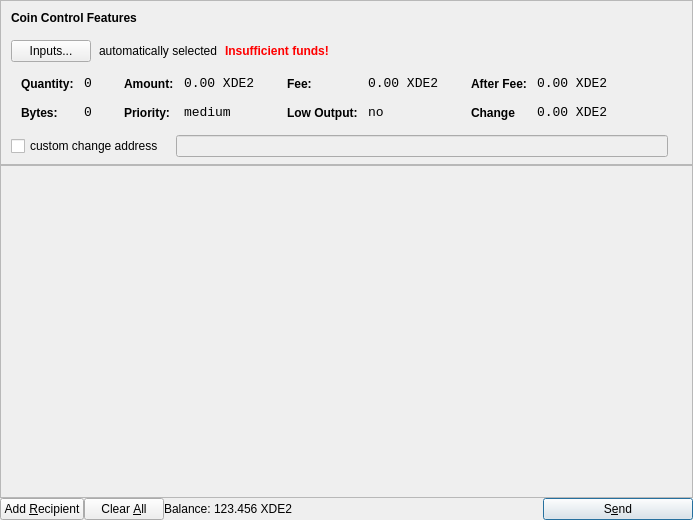
<?xml version="1.0" encoding="UTF-8"?>
<ui version="4.0">
 <class>SendCoinsDialog</class>
 <widget class="QDialog" name="SendCoinsDialog">
  <property name="geometry">
   <rect>
    <x>0</x>
    <y>0</y>
    <width>693</width>
    <height>520</height>
   </rect>
  </property>
  <property name="maximumSize">
   <size>
    <width>693</width>
    <height>524</height>
   </size>
  </property>
  <property name="windowTitle">
   <string>Send Coins</string>
  </property>
  <property name="styleSheet">
   <string notr="true">QLabel {color: #c5b358;} QDialog { background-color: black;}
margin-left:13px;</string>
  </property>
  <layout class="QVBoxLayout" name="verticalLayout" stretch="0,1,0">
   <property name="spacing">
    <number>0</number>
   </property>
   <property name="leftMargin">
    <number>0</number>
   </property>
   <property name="topMargin">
    <number>0</number>
   </property>
   <property name="rightMargin">
    <number>0</number>
   </property>
   <property name="bottomMargin">
    <number>0</number>
   </property>
   <item>
    <widget class="QFrame" name="frameCoinControl">
     <property name="sizePolicy">
      <sizepolicy hsizetype="Expanding" vsizetype="Expanding">
       <horstretch>0</horstretch>
       <verstretch>0</verstretch>
      </sizepolicy>
     </property>
     <property name="maximumSize">
      <size>
       <width>693</width>
       <height>524</height>
      </size>
     </property>
     <property name="styleSheet">
      <string notr="true"/>
     </property>
     <property name="frameShape">
      <enum>QFrame::StyledPanel</enum>
     </property>
     <property name="frameShadow">
      <enum>QFrame::Sunken</enum>
     </property>
     <layout class="QVBoxLayout" name="verticalLayoutCoinControl2">
      <property name="spacing">
       <number>6</number>
      </property>
      <property name="leftMargin">
       <number>0</number>
      </property>
      <property name="topMargin">
       <number>0</number>
      </property>
      <property name="rightMargin">
       <number>0</number>
      </property>
      <property name="bottomMargin">
       <number>6</number>
      </property>
      <item>
       <layout class="QVBoxLayout" name="verticalLayoutCoinControl" stretch="0,0,0,0,1">
        <property name="spacing">
         <number>0</number>
        </property>
        <property name="leftMargin">
         <number>10</number>
        </property>
        <property name="topMargin">
         <number>10</number>
        </property>
        <item>
         <layout class="QHBoxLayout" name="horizontalLayoutCoinControl1">
          <property name="bottomMargin">
           <number>15</number>
          </property>
          <item>
           <widget class="QLabel" name="labelCoinControlFeatures">
            <property name="sizePolicy">
             <sizepolicy hsizetype="Preferred" vsizetype="Maximum">
              <horstretch>0</horstretch>
              <verstretch>0</verstretch>
             </sizepolicy>
            </property>
            <property name="font">
             <font>
              <weight>75</weight>
              <bold>true</bold>
             </font>
            </property>
            <property name="styleSheet">
             <string notr="true">font-weight:bold;</string>
            </property>
            <property name="text">
             <string>Coin Control Features</string>
            </property>
           </widget>
          </item>
         </layout>
        </item>
        <item>
         <layout class="QHBoxLayout" name="horizontalLayoutCoinControl2" stretch="0,0,0,0">
          <property name="spacing">
           <number>8</number>
          </property>
          <property name="bottomMargin">
           <number>10</number>
          </property>
          <item>
           <widget class="QPushButton" name="pushButtonCoinControl">
            <property name="styleSheet">
             <string notr="true"/>
            </property>
            <property name="text">
             <string>Inputs...</string>
            </property>
           </widget>
          </item>
          <item>
           <widget class="QLabel" name="labelCoinControlAutomaticallySelected">
            <property name="text">
             <string>automatically selected</string>
            </property>
            <property name="margin">
             <number>5</number>
            </property>
           </widget>
          </item>
          <item>
           <widget class="QLabel" name="labelCoinControlInsuffFunds">
            <property name="font">
             <font>
              <weight>75</weight>
              <bold>true</bold>
             </font>
            </property>
            <property name="styleSheet">
             <string notr="true">color:red;font-weight:bold;</string>
            </property>
            <property name="text">
             <string>Insufficient funds!</string>
            </property>
            <property name="margin">
             <number>5</number>
            </property>
           </widget>
          </item>
          <item>
           <spacer name="horizontalSpacerCoinControl">
            <property name="orientation">
             <enum>Qt::Horizontal</enum>
            </property>
            <property name="sizeHint" stdset="0">
             <size>
              <width>40</width>
              <height>1</height>
             </size>
            </property>
           </spacer>
          </item>
         </layout>
        </item>
        <item>
         <widget class="QWidget" name="widgetCoinControl" native="true">
          <property name="sizePolicy">
           <sizepolicy hsizetype="Preferred" vsizetype="Preferred">
            <horstretch>0</horstretch>
            <verstretch>0</verstretch>
           </sizepolicy>
          </property>
          <property name="minimumSize">
           <size>
            <width>0</width>
            <height>0</height>
           </size>
          </property>
          <property name="styleSheet">
           <string notr="true"/>
          </property>
          <layout class="QHBoxLayout" name="horizontalLayoutCoinControl5">
           <property name="leftMargin">
            <number>0</number>
           </property>
           <property name="topMargin">
            <number>0</number>
           </property>
           <property name="rightMargin">
            <number>0</number>
           </property>
           <property name="bottomMargin">
            <number>0</number>
           </property>
           <item>
            <layout class="QHBoxLayout" name="horizontalLayoutCoinControl3" stretch="0,0,0,1">
             <property name="spacing">
              <number>20</number>
             </property>
             <property name="topMargin">
              <number>0</number>
             </property>
             <property name="bottomMargin">
              <number>10</number>
             </property>
             <item>
              <layout class="QFormLayout" name="formLayoutCoinControl1">
               <property name="horizontalSpacing">
                <number>10</number>
               </property>
               <property name="verticalSpacing">
                <number>14</number>
               </property>
               <property name="leftMargin">
                <number>10</number>
               </property>
               <property name="topMargin">
                <number>4</number>
               </property>
               <property name="rightMargin">
                <number>6</number>
               </property>
               <item row="0" column="0">
                <widget class="QLabel" name="labelCoinControlQuantityText">
                 <property name="styleSheet">
                  <string notr="true">font-weight:bold;</string>
                 </property>
                 <property name="text">
                  <string>Quantity:</string>
                 </property>
                 <property name="margin">
                  <number>0</number>
                 </property>
                </widget>
               </item>
               <item row="0" column="1">
                <widget class="QLabel" name="labelCoinControlQuantity">
                 <property name="font">
                  <font>
                   <family>Monospace</family>
                   <pointsize>10</pointsize>
                  </font>
                 </property>
                 <property name="cursor">
                  <cursorShape>IBeamCursor</cursorShape>
                 </property>
                 <property name="contextMenuPolicy">
                  <enum>Qt::ActionsContextMenu</enum>
                 </property>
                 <property name="text">
                  <string>0</string>
                 </property>
                 <property name="margin">
                  <number>0</number>
                 </property>
                 <property name="textInteractionFlags">
                  <set>Qt::LinksAccessibleByMouse|Qt::TextSelectableByKeyboard|Qt::TextSelectableByMouse</set>
                 </property>
                </widget>
               </item>
               <item row="1" column="0">
                <widget class="QLabel" name="labelCoinControlBytesText">
                 <property name="styleSheet">
                  <string notr="true">font-weight:bold;</string>
                 </property>
                 <property name="text">
                  <string>Bytes:</string>
                 </property>
                </widget>
               </item>
               <item row="1" column="1">
                <widget class="QLabel" name="labelCoinControlBytes">
                 <property name="font">
                  <font>
                   <family>Monospace</family>
                   <pointsize>10</pointsize>
                  </font>
                 </property>
                 <property name="cursor">
                  <cursorShape>IBeamCursor</cursorShape>
                 </property>
                 <property name="contextMenuPolicy">
                  <enum>Qt::ActionsContextMenu</enum>
                 </property>
                 <property name="text">
                  <string>0</string>
                 </property>
                 <property name="textInteractionFlags">
                  <set>Qt::LinksAccessibleByMouse|Qt::TextSelectableByKeyboard|Qt::TextSelectableByMouse</set>
                 </property>
                </widget>
               </item>
              </layout>
             </item>
             <item>
              <layout class="QFormLayout" name="formLayoutCoinControl2">
               <property name="horizontalSpacing">
                <number>10</number>
               </property>
               <property name="verticalSpacing">
                <number>14</number>
               </property>
               <property name="leftMargin">
                <number>6</number>
               </property>
               <property name="topMargin">
                <number>4</number>
               </property>
               <property name="rightMargin">
                <number>6</number>
               </property>
               <item row="0" column="0">
                <widget class="QLabel" name="labelCoinControlAmountText">
                 <property name="styleSheet">
                  <string notr="true">font-weight:bold;</string>
                 </property>
                 <property name="text">
                  <string>Amount:</string>
                 </property>
                 <property name="margin">
                  <number>0</number>
                 </property>
                </widget>
               </item>
               <item row="0" column="1">
                <widget class="QLabel" name="labelCoinControlAmount">
                 <property name="font">
                  <font>
                   <family>Monospace</family>
                   <pointsize>10</pointsize>
                  </font>
                 </property>
                 <property name="cursor">
                  <cursorShape>IBeamCursor</cursorShape>
                 </property>
                 <property name="contextMenuPolicy">
                  <enum>Qt::ActionsContextMenu</enum>
                 </property>
                 <property name="text">
                  <string>0.00 XDE2</string>
                 </property>
                 <property name="textInteractionFlags">
                  <set>Qt::LinksAccessibleByMouse|Qt::TextSelectableByKeyboard|Qt::TextSelectableByMouse</set>
                 </property>
                </widget>
               </item>
               <item row="1" column="0">
                <widget class="QLabel" name="labelCoinControlPriorityText">
                 <property name="styleSheet">
                  <string notr="true">font-weight:bold;</string>
                 </property>
                 <property name="text">
                  <string>Priority:</string>
                 </property>
                </widget>
               </item>
               <item row="1" column="1">
                <widget class="QLabel" name="labelCoinControlPriority">
                 <property name="font">
                  <font>
                   <family>Monospace</family>
                   <pointsize>10</pointsize>
                  </font>
                 </property>
                 <property name="cursor">
                  <cursorShape>IBeamCursor</cursorShape>
                 </property>
                 <property name="contextMenuPolicy">
                  <enum>Qt::ActionsContextMenu</enum>
                 </property>
                 <property name="text">
                  <string>medium</string>
                 </property>
                 <property name="textInteractionFlags">
                  <set>Qt::LinksAccessibleByMouse|Qt::TextSelectableByKeyboard|Qt::TextSelectableByMouse</set>
                 </property>
                </widget>
               </item>
              </layout>
             </item>
             <item>
              <layout class="QFormLayout" name="formLayoutCoinControl3">
               <property name="horizontalSpacing">
                <number>10</number>
               </property>
               <property name="verticalSpacing">
                <number>14</number>
               </property>
               <property name="leftMargin">
                <number>6</number>
               </property>
               <property name="topMargin">
                <number>4</number>
               </property>
               <property name="rightMargin">
                <number>6</number>
               </property>
               <item row="0" column="0">
                <widget class="QLabel" name="labelCoinControlFeeText">
                 <property name="styleSheet">
                  <string notr="true">font-weight:bold;</string>
                 </property>
                 <property name="text">
                  <string>Fee:</string>
                 </property>
                 <property name="margin">
                  <number>0</number>
                 </property>
                </widget>
               </item>
               <item row="0" column="1">
                <widget class="QLabel" name="labelCoinControlFee">
                 <property name="font">
                  <font>
                   <family>Monospace</family>
                   <pointsize>10</pointsize>
                  </font>
                 </property>
                 <property name="cursor">
                  <cursorShape>IBeamCursor</cursorShape>
                 </property>
                 <property name="contextMenuPolicy">
                  <enum>Qt::ActionsContextMenu</enum>
                 </property>
                 <property name="text">
                  <string>0.00 XDE2</string>
                 </property>
                 <property name="textInteractionFlags">
                  <set>Qt::LinksAccessibleByMouse|Qt::TextSelectableByKeyboard|Qt::TextSelectableByMouse</set>
                 </property>
                </widget>
               </item>
               <item row="1" column="0">
                <widget class="QLabel" name="labelCoinControlLowOutputText">
                 <property name="styleSheet">
                  <string notr="true">font-weight:bold;</string>
                 </property>
                 <property name="text">
                  <string>Low Output:</string>
                 </property>
                </widget>
               </item>
               <item row="1" column="1">
                <widget class="QLabel" name="labelCoinControlLowOutput">
                 <property name="font">
                  <font>
                   <family>Monospace</family>
                   <pointsize>10</pointsize>
                  </font>
                 </property>
                 <property name="cursor">
                  <cursorShape>IBeamCursor</cursorShape>
                 </property>
                 <property name="contextMenuPolicy">
                  <enum>Qt::ActionsContextMenu</enum>
                 </property>
                 <property name="text">
                  <string>no</string>
                 </property>
                 <property name="textInteractionFlags">
                  <set>Qt::LinksAccessibleByMouse|Qt::TextSelectableByKeyboard|Qt::TextSelectableByMouse</set>
                 </property>
                </widget>
               </item>
              </layout>
             </item>
             <item>
              <layout class="QFormLayout" name="formLayoutCoinControl4">
               <property name="horizontalSpacing">
                <number>10</number>
               </property>
               <property name="verticalSpacing">
                <number>14</number>
               </property>
               <property name="leftMargin">
                <number>6</number>
               </property>
               <property name="topMargin">
                <number>4</number>
               </property>
               <property name="rightMargin">
                <number>6</number>
               </property>
               <item row="0" column="0">
                <widget class="QLabel" name="labelCoinControlAfterFeeText">
                 <property name="styleSheet">
                  <string notr="true">font-weight:bold;</string>
                 </property>
                 <property name="text">
                  <string>After Fee:</string>
                 </property>
                 <property name="margin">
                  <number>0</number>
                 </property>
                </widget>
               </item>
               <item row="0" column="1">
                <widget class="QLabel" name="labelCoinControlAfterFee">
                 <property name="font">
                  <font>
                   <family>Monospace</family>
                   <pointsize>10</pointsize>
                  </font>
                 </property>
                 <property name="cursor">
                  <cursorShape>IBeamCursor</cursorShape>
                 </property>
                 <property name="contextMenuPolicy">
                  <enum>Qt::ActionsContextMenu</enum>
                 </property>
                 <property name="text">
                  <string>0.00 XDE2</string>
                 </property>
                 <property name="textInteractionFlags">
                  <set>Qt::LinksAccessibleByMouse|Qt::TextSelectableByKeyboard|Qt::TextSelectableByMouse</set>
                 </property>
                </widget>
               </item>
               <item row="1" column="0">
                <widget class="QLabel" name="labelCoinControlChangeText">
                 <property name="styleSheet">
                  <string notr="true">font-weight:bold;</string>
                 </property>
                 <property name="text">
                  <string>Change</string>
                 </property>
                </widget>
               </item>
               <item row="1" column="1">
                <widget class="QLabel" name="labelCoinControlChange">
                 <property name="font">
                  <font>
                   <family>Monospace</family>
                   <pointsize>10</pointsize>
                  </font>
                 </property>
                 <property name="cursor">
                  <cursorShape>IBeamCursor</cursorShape>
                 </property>
                 <property name="contextMenuPolicy">
                  <enum>Qt::ActionsContextMenu</enum>
                 </property>
                 <property name="text">
                  <string>0.00 XDE2</string>
                 </property>
                 <property name="textInteractionFlags">
                  <set>Qt::LinksAccessibleByMouse|Qt::TextSelectableByKeyboard|Qt::TextSelectableByMouse</set>
                 </property>
                </widget>
               </item>
              </layout>
             </item>
            </layout>
           </item>
          </layout>
         </widget>
        </item>
        <item>
         <layout class="QHBoxLayout" name="horizontalLayoutCoinControl4" stretch="0,0,0">
          <property name="spacing">
           <number>12</number>
          </property>
          <property name="sizeConstraint">
           <enum>QLayout::SetDefaultConstraint</enum>
          </property>
          <property name="topMargin">
           <number>5</number>
          </property>
          <property name="rightMargin">
           <number>5</number>
          </property>
          <item>
           <widget class="QCheckBox" name="checkBoxCoinControlChange">
            <property name="text">
             <string>custom change address</string>
            </property>
           </widget>
          </item>
          <item>
           <widget class="QLineEdit" name="lineEditCoinControlChange">
            <property name="enabled">
             <bool>false</bool>
            </property>
            <property name="sizePolicy">
             <sizepolicy hsizetype="Expanding" vsizetype="Fixed">
              <horstretch>0</horstretch>
              <verstretch>0</verstretch>
             </sizepolicy>
            </property>
           </widget>
          </item>
          <item>
           <widget class="QLabel" name="labelCoinControlChangeLabel">
            <property name="sizePolicy">
             <sizepolicy hsizetype="Preferred" vsizetype="Expanding">
              <horstretch>0</horstretch>
              <verstretch>0</verstretch>
             </sizepolicy>
            </property>
            <property name="minimumSize">
             <size>
              <width>0</width>
              <height>0</height>
             </size>
            </property>
            <property name="text">
             <string/>
            </property>
            <property name="margin">
             <number>3</number>
            </property>
           </widget>
          </item>
         </layout>
        </item>
        <item>
         <spacer name="verticalSpacerCoinControl">
          <property name="orientation">
           <enum>Qt::Vertical</enum>
          </property>
          <property name="sizeHint" stdset="0">
           <size>
            <width>800</width>
            <height>1</height>
           </size>
          </property>
         </spacer>
        </item>
       </layout>
      </item>
     </layout>
    </widget>
   </item>
   <item>
    <widget class="QScrollArea" name="scrollArea">
     <property name="widgetResizable">
      <bool>true</bool>
     </property>
     <widget class="QWidget" name="scrollAreaWidgetContents">
      <property name="geometry">
       <rect>
        <x>0</x>
        <y>0</y>
        <width>691</width>
        <height>312</height>
       </rect>
      </property>
      <property name="autoFillBackground">
       <bool>true</bool>
      </property>
      <property name="styleSheet">
       <string notr="true"/>
      </property>
      <layout class="QVBoxLayout" name="verticalLayout_2">
       <property name="leftMargin">
        <number>0</number>
       </property>
       <property name="topMargin">
        <number>0</number>
       </property>
       <property name="rightMargin">
        <number>0</number>
       </property>
       <property name="bottomMargin">
        <number>0</number>
       </property>
       <item>
        <layout class="QVBoxLayout" name="entries">
         <property name="spacing">
          <number>6</number>
         </property>
        </layout>
       </item>
       <item>
        <spacer name="verticalSpacer">
         <property name="orientation">
          <enum>Qt::Vertical</enum>
         </property>
         <property name="sizeHint" stdset="0">
          <size>
           <width>20</width>
           <height>40</height>
          </size>
         </property>
        </spacer>
       </item>
      </layout>
     </widget>
    </widget>
   </item>
   <item>
    <layout class="QHBoxLayout" name="horizontalLayout">
     <item>
      <widget class="QPushButton" name="addButton">
       <property name="toolTip">
        <string>Send to multiple recipients at once</string>
       </property>
       <property name="text">
        <string>Add &amp;Recipient</string>
       </property>
       <property name="icon">
        <iconset resource="../bitcoin.qrc">
         <normaloff>:/icons/add</normaloff>:/icons/add</iconset>
       </property>
       <property name="autoDefault">
        <bool>false</bool>
       </property>
      </widget>
     </item>
     <item>
      <widget class="QPushButton" name="clearButton">
       <property name="sizePolicy">
        <sizepolicy hsizetype="Minimum" vsizetype="Fixed">
         <horstretch>0</horstretch>
         <verstretch>0</verstretch>
        </sizepolicy>
       </property>
       <property name="toolTip">
        <string>Remove all transaction fields</string>
       </property>
       <property name="text">
        <string>Clear &amp;All</string>
       </property>
       <property name="icon">
        <iconset resource="../bitcoin.qrc">
         <normaloff>:/icons/remove</normaloff>:/icons/remove</iconset>
       </property>
       <property name="autoRepeatDelay">
        <number>300</number>
       </property>
       <property name="autoDefault">
        <bool>false</bool>
       </property>
      </widget>
     </item>
     <item>
      <layout class="QHBoxLayout" name="horizontalLayout_2">
       <property name="spacing">
        <number>3</number>
       </property>
       <item>
        <widget class="QLabel" name="label">
         <property name="sizePolicy">
          <sizepolicy hsizetype="Preferred" vsizetype="Fixed">
           <horstretch>0</horstretch>
           <verstretch>0</verstretch>
          </sizepolicy>
         </property>
         <property name="text">
          <string>Balance:</string>
         </property>
        </widget>
       </item>
       <item>
        <widget class="QLabel" name="labelBalance">
         <property name="sizePolicy">
          <sizepolicy hsizetype="Preferred" vsizetype="Fixed">
           <horstretch>0</horstretch>
           <verstretch>0</verstretch>
          </sizepolicy>
         </property>
         <property name="cursor">
          <cursorShape>IBeamCursor</cursorShape>
         </property>
         <property name="text">
          <string>123.456 XDE2</string>
         </property>
         <property name="textInteractionFlags">
          <set>Qt::LinksAccessibleByMouse|Qt::TextSelectableByKeyboard|Qt::TextSelectableByMouse</set>
         </property>
        </widget>
       </item>
      </layout>
     </item>
     <item>
      <spacer name="horizontalSpacer">
       <property name="orientation">
        <enum>Qt::Horizontal</enum>
       </property>
       <property name="sizeHint" stdset="0">
        <size>
         <width>40</width>
         <height>20</height>
        </size>
       </property>
      </spacer>
     </item>
     <item>
      <widget class="QPushButton" name="sendButton">
       <property name="minimumSize">
        <size>
         <width>150</width>
         <height>0</height>
        </size>
       </property>
       <property name="toolTip">
        <string>Confirm the send action</string>
       </property>
       <property name="text">
        <string>S&amp;end</string>
       </property>
       <property name="icon">
        <iconset resource="../bitcoin.qrc">
         <normaloff>:/icons/send</normaloff>:/icons/send</iconset>
       </property>
       <property name="default">
        <bool>true</bool>
       </property>
      </widget>
     </item>
    </layout>
   </item>
  </layout>
 </widget>
 <resources>
  <include location="../bitcoin.qrc"/>
 </resources>
 <connections/>
</ui>
